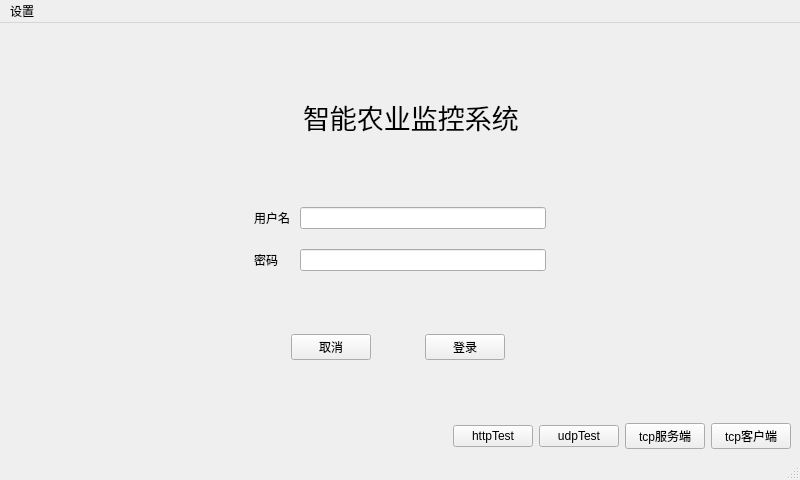
<?xml version="1.0" encoding="UTF-8"?>
<ui version="4.0">
 <class>iams</class>
 <widget class="QMainWindow" name="iams">
  <property name="geometry">
   <rect>
    <x>0</x>
    <y>0</y>
    <width>800</width>
    <height>480</height>
   </rect>
  </property>
  <property name="maximumSize">
   <size>
    <width>800</width>
    <height>480</height>
   </size>
  </property>
  <property name="baseSize">
   <size>
    <width>800</width>
    <height>480</height>
   </size>
  </property>
  <property name="windowTitle">
   <string>智慧农业监控系统</string>
  </property>
  <property name="layoutDirection">
   <enum>Qt::LeftToRight</enum>
  </property>
  <widget class="QWidget" name="centralwidget">
   <property name="enabled">
    <bool>true</bool>
   </property>
   <property name="sizePolicy">
    <sizepolicy hsizetype="Preferred" vsizetype="Preferred">
     <horstretch>0</horstretch>
     <verstretch>0</verstretch>
    </sizepolicy>
   </property>
   <property name="maximumSize">
    <size>
     <width>800</width>
     <height>480</height>
    </size>
   </property>
   <property name="layoutDirection">
    <enum>Qt::LeftToRight</enum>
   </property>
   <property name="autoFillBackground">
    <bool>false</bool>
   </property>
   <layout class="QGridLayout" name="gridLayout">
    <item row="0" column="0" colspan="2">
     <layout class="QHBoxLayout" name="header">
      <property name="sizeConstraint">
       <enum>QLayout::SetDefaultConstraint</enum>
      </property>
      <item>
       <spacer name="horizontalSpacer">
        <property name="orientation">
         <enum>Qt::Horizontal</enum>
        </property>
        <property name="sizeHint" stdset="0">
         <size>
          <width>40</width>
          <height>20</height>
         </size>
        </property>
       </spacer>
      </item>
      <item>
       <widget class="QLabel" name="titleIcon">
        <property name="maximumSize">
         <size>
          <width>68</width>
          <height>80</height>
         </size>
        </property>
        <property name="font">
         <font>
          <pointsize>20</pointsize>
         </font>
        </property>
        <property name="autoFillBackground">
         <bool>false</bool>
        </property>
        <property name="text">
         <string/>
        </property>
        <property name="pixmap">
         <pixmap resource="../../../pic.qrc">:/pic/PepiconsPrintCellphoneEye.png</pixmap>
        </property>
        <property name="scaledContents">
         <bool>true</bool>
        </property>
       </widget>
      </item>
      <item>
       <widget class="QLabel" name="titleLabel">
        <property name="sizePolicy">
         <sizepolicy hsizetype="Preferred" vsizetype="Preferred">
          <horstretch>0</horstretch>
          <verstretch>0</verstretch>
         </sizepolicy>
        </property>
        <property name="font">
         <font>
          <pointsize>20</pointsize>
         </font>
        </property>
        <property name="text">
         <string>智能农业监控系统</string>
        </property>
       </widget>
      </item>
      <item>
       <spacer name="horizontalSpacer_2">
        <property name="orientation">
         <enum>Qt::Horizontal</enum>
        </property>
        <property name="sizeHint" stdset="0">
         <size>
          <width>40</width>
          <height>20</height>
         </size>
        </property>
       </spacer>
      </item>
     </layout>
    </item>
    <item row="1" column="0" colspan="2">
     <layout class="QHBoxLayout" name="username">
      <item>
       <spacer name="horizontalSpacer_3">
        <property name="orientation">
         <enum>Qt::Horizontal</enum>
        </property>
        <property name="sizeHint" stdset="0">
         <size>
          <width>40</width>
          <height>20</height>
         </size>
        </property>
       </spacer>
      </item>
      <item>
       <widget class="QLabel" name="usernameLabel">
        <property name="minimumSize">
         <size>
          <width>40</width>
          <height>0</height>
         </size>
        </property>
        <property name="text">
         <string>用户名</string>
        </property>
       </widget>
      </item>
      <item>
       <widget class="QLineEdit" name="usernameLineEdit">
        <property name="echoMode">
         <enum>QLineEdit::Normal</enum>
        </property>
       </widget>
      </item>
      <item>
       <spacer name="horizontalSpacer_5">
        <property name="orientation">
         <enum>Qt::Horizontal</enum>
        </property>
        <property name="sizeHint" stdset="0">
         <size>
          <width>40</width>
          <height>20</height>
         </size>
        </property>
       </spacer>
      </item>
     </layout>
    </item>
    <item row="2" column="0">
     <spacer name="verticalSpacer">
      <property name="orientation">
       <enum>Qt::Vertical</enum>
      </property>
      <property name="sizeType">
       <enum>QSizePolicy::Fixed</enum>
      </property>
      <property name="sizeHint" stdset="0">
       <size>
        <width>20</width>
        <height>14</height>
       </size>
      </property>
     </spacer>
    </item>
    <item row="3" column="0" colspan="2">
     <layout class="QHBoxLayout" name="password">
      <item>
       <spacer name="horizontalSpacer_4">
        <property name="orientation">
         <enum>Qt::Horizontal</enum>
        </property>
        <property name="sizeHint" stdset="0">
         <size>
          <width>40</width>
          <height>20</height>
         </size>
        </property>
       </spacer>
      </item>
      <item>
       <widget class="QLabel" name="passwordLabel">
        <property name="minimumSize">
         <size>
          <width>40</width>
          <height>0</height>
         </size>
        </property>
        <property name="text">
         <string>密码</string>
        </property>
       </widget>
      </item>
      <item>
       <widget class="QLineEdit" name="passwordLineEdit">
        <property name="echoMode">
         <enum>QLineEdit::PasswordEchoOnEdit</enum>
        </property>
       </widget>
      </item>
      <item>
       <spacer name="horizontalSpacer_6">
        <property name="orientation">
         <enum>Qt::Horizontal</enum>
        </property>
        <property name="sizeHint" stdset="0">
         <size>
          <width>40</width>
          <height>20</height>
         </size>
        </property>
       </spacer>
      </item>
     </layout>
    </item>
    <item row="4" column="0" colspan="2">
     <layout class="QHBoxLayout" name="operation">
      <property name="spacing">
       <number>6</number>
      </property>
      <item>
       <widget class="QLabel" name="lildogLabel">
        <property name="sizePolicy">
         <sizepolicy hsizetype="Fixed" vsizetype="Fixed">
          <horstretch>0</horstretch>
          <verstretch>0</verstretch>
         </sizepolicy>
        </property>
        <property name="maximumSize">
         <size>
          <width>140</width>
          <height>140</height>
         </size>
        </property>
        <property name="text">
         <string/>
        </property>
        <property name="scaledContents">
         <bool>true</bool>
        </property>
       </widget>
      </item>
      <item>
       <spacer name="horizontalSpacer_7">
        <property name="sizePolicy">
         <sizepolicy hsizetype="Fixed" vsizetype="Minimum">
          <horstretch>0</horstretch>
          <verstretch>0</verstretch>
         </sizepolicy>
        </property>
        <property name="orientation">
         <enum>Qt::Horizontal</enum>
        </property>
        <property name="sizeType">
         <enum>QSizePolicy::Fixed</enum>
        </property>
        <property name="sizeHint" stdset="0">
         <size>
          <width>40</width>
          <height>20</height>
         </size>
        </property>
       </spacer>
      </item>
      <item>
       <widget class="QPushButton" name="cancel">
        <property name="sizePolicy">
         <sizepolicy hsizetype="Maximum" vsizetype="Fixed">
          <horstretch>0</horstretch>
          <verstretch>0</verstretch>
         </sizepolicy>
        </property>
        <property name="text">
         <string>取消</string>
        </property>
       </widget>
      </item>
      <item>
       <widget class="QPushButton" name="login">
        <property name="sizePolicy">
         <sizepolicy hsizetype="Maximum" vsizetype="Fixed">
          <horstretch>0</horstretch>
          <verstretch>0</verstretch>
         </sizepolicy>
        </property>
        <property name="text">
         <string>登录</string>
        </property>
       </widget>
      </item>
      <item>
       <spacer name="horizontalSpacer_8">
        <property name="sizePolicy">
         <sizepolicy hsizetype="Fixed" vsizetype="Minimum">
          <horstretch>0</horstretch>
          <verstretch>0</verstretch>
         </sizepolicy>
        </property>
        <property name="orientation">
         <enum>Qt::Horizontal</enum>
        </property>
        <property name="sizeType">
         <enum>QSizePolicy::Fixed</enum>
        </property>
        <property name="sizeHint" stdset="0">
         <size>
          <width>40</width>
          <height>20</height>
         </size>
        </property>
       </spacer>
      </item>
      <item>
       <widget class="QLabel" name="label">
        <property name="sizePolicy">
         <sizepolicy hsizetype="Fixed" vsizetype="Fixed">
          <horstretch>0</horstretch>
          <verstretch>0</verstretch>
         </sizepolicy>
        </property>
        <property name="maximumSize">
         <size>
          <width>140</width>
          <height>140</height>
         </size>
        </property>
        <property name="text">
         <string/>
        </property>
       </widget>
      </item>
     </layout>
    </item>
    <item row="5" column="1">
     <layout class="QHBoxLayout" name="test">
      <item>
       <spacer name="horizontalSpacer_9">
        <property name="orientation">
         <enum>Qt::Horizontal</enum>
        </property>
        <property name="sizeHint" stdset="0">
         <size>
          <width>40</width>
          <height>20</height>
         </size>
        </property>
       </spacer>
      </item>
      <item>
       <widget class="QPushButton" name="httpTestButton">
        <property name="text">
         <string>httpTest</string>
        </property>
       </widget>
      </item>
      <item>
       <widget class="QPushButton" name="udpTestBt">
        <property name="text">
         <string>udpTest</string>
        </property>
       </widget>
      </item>
      <item>
       <widget class="QPushButton" name="tcpcServerBt">
        <property name="text">
         <string>tcp服务端</string>
        </property>
       </widget>
      </item>
      <item>
       <widget class="QPushButton" name="tcpClientBt">
        <property name="text">
         <string>tcp客户端</string>
        </property>
       </widget>
      </item>
     </layout>
    </item>
   </layout>
  </widget>
  <widget class="QMenuBar" name="menubar">
   <property name="geometry">
    <rect>
     <x>0</x>
     <y>0</y>
     <width>800</width>
     <height>21</height>
    </rect>
   </property>
   <widget class="QMenu" name="menuiams">
    <property name="enabled">
     <bool>true</bool>
    </property>
    <property name="title">
     <string>设置</string>
    </property>
   </widget>
   <addaction name="menuiams"/>
  </widget>
  <widget class="QStatusBar" name="statusbar"/>
 </widget>
 <resources>
  <include location="../../../pic.qrc"/>
 </resources>
 <connections/>
</ui>
